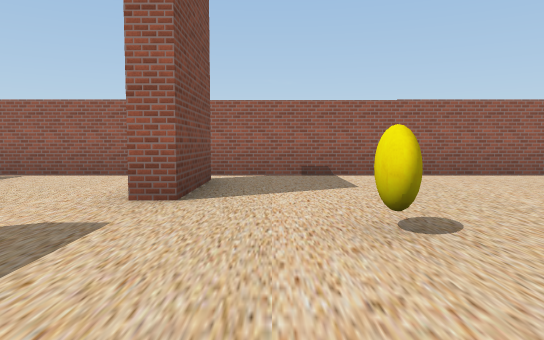
View 1 (above)

12 first-person views from a walk through a scene from a Unity 3-D project. The camera is 1.2 m above the floor, tilts 4° down and sees 70° across. The floor is counted in squares, 2 m on a side. Each view is taken from the middle of a square. On the plan, view 1 faces up. The plan holds only what a view shows up to about 11 squares ahead; the rest is blank. The player character is not drawn. Some surface patterns are stand-ins.

View 2
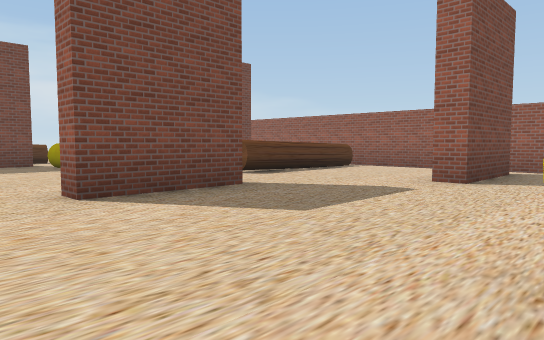

View 3
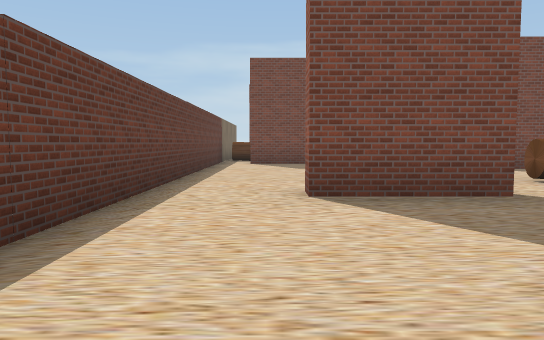

View 4
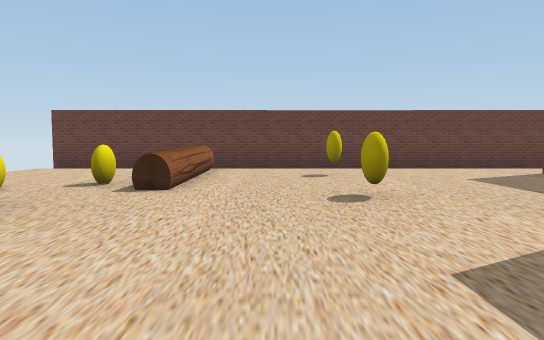

View 5
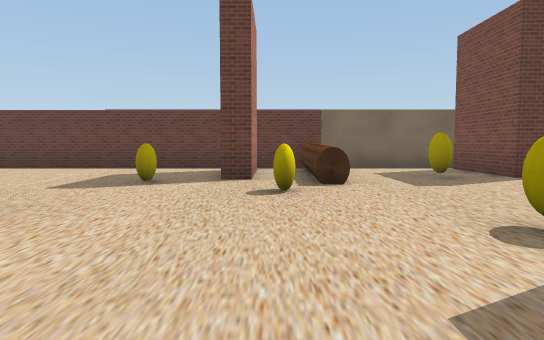

View 6
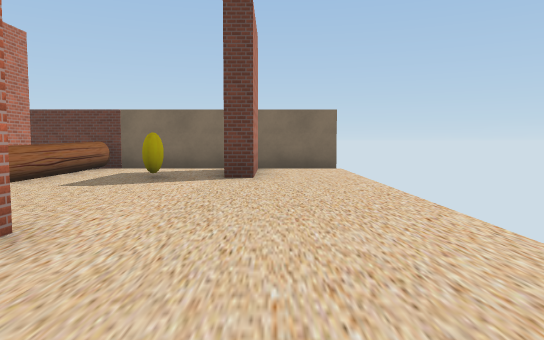

View 7
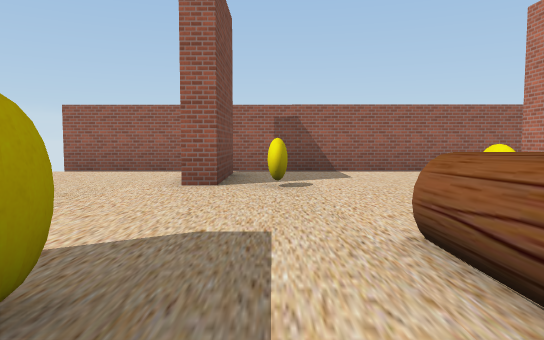

View 8
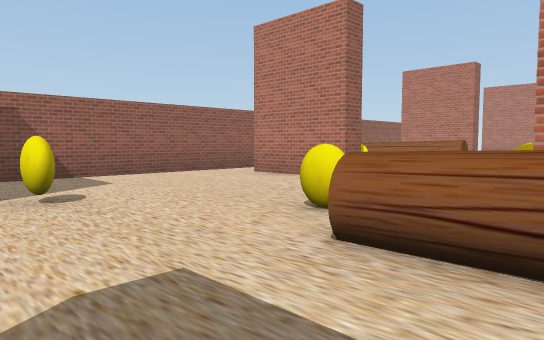

View 9
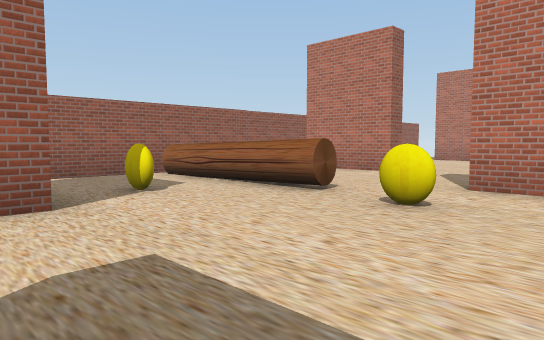

View 10
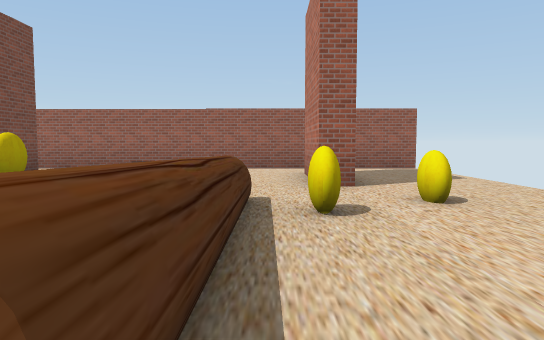

View 11
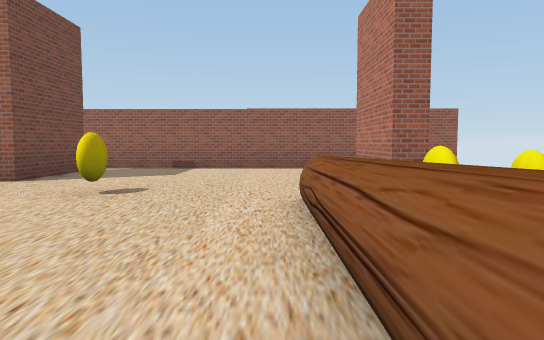

View 12
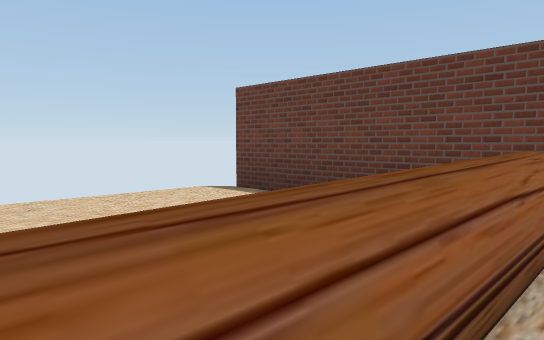

### Floor plan
Key: @ floor where view 1 was taken; # wall or solid block; x gap in a wall; . floor; = window, fence, low wall or low ledge; ^ raised ledge.
Columns run from 18 left of view 1 to 8 right of it. Each row starts with its distance up from view 1.
  8 ###########################
  7  .........................
  6  ...#.....#..^...#........
  5  ...#.....#..^...#.....#..
  4  .........#..^.........#..
  3  ............^............
  2  .....................=...
  1  .....^........#......^..
  0  ..#..^.#......#..@...^...
 -1  ..#..^.#.............^...
 -2  ..x..^...................
 -3 ###########################

Positions as (right, up) in squares from view 1, and headings:
1: (0, 0), facing up
2: (1, -2), facing up-left
3: (1, -1), facing left
4: (2, 7), facing down
5: (-11, 7), facing down
6: (-16, 7), facing down
7: (-13, -1), facing up
8: (-14, 0), facing up-right
9: (-9, 0), facing up-right
10: (4, -2), facing up
11: (3, -2), facing up
12: (3, 1), facing down-right
